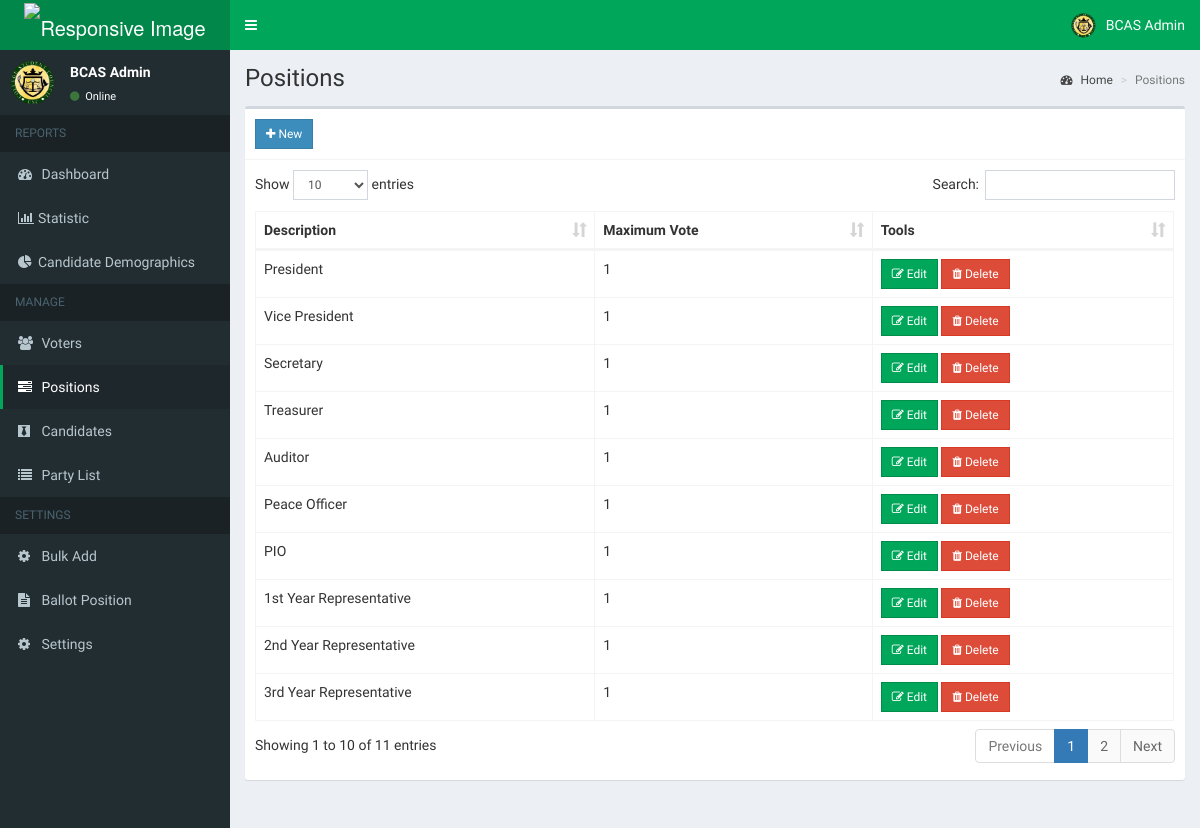
Page /admin/positions.php (signed in) on the committed database.
### tables this page shows
CREATE TABLE `positions` (
  `id` int(11) NOT NULL,
  `description` varchar(50) NOT NULL,
  `max_vote` int(11) NOT NULL,
  `priority` int(11) NOT NULL
);

### admin/includes/session.php (called while the page is built, shortened)
<?php
	include 'includes/conn.php';
	$sql = "SELECT * FROM admin WHERE id = '".$_SESSION['admin']."'";
	$query = $conn->query($sql);
	$user = $query->fetch_assoc();
?>

### admin/positions.php (the view, shortened to what this page needs)
<?php include 'includes/session.php'; ?>
<?php include 'includes/header.php'; ?>
<body class="hold-transition skin-green sidebar-mini">
<div class="wrapper">
  <?php include 'includes/navbar.php'; ?>
  <?php include 'includes/menubar.php'; ?>
  <div class="content-wrapper">
    <section class="content-header">
      <h1>
        Positions
      </h1>
      <ol class="breadcrumb">
        <li><a href="#"><i class="fa fa-dashboard"></i> Home</a></li>
        <li class="active">Positions</li>
      </ol>
    </section>
    <section class="content">
      <div class="row">
        <div class="col-xs-12">
          <div class="box">
            <div class="box-header with-border">
              <a href="#addnew" data-toggle="modal" class="btn btn-primary btn-sm btn-flat"><i class="fa fa-plus"></i> New</a>
            </div>
            <div class="box-body">
              <table id="example1" class="table table-bordered">
                <thead>
                  <th>Description</th>
                  <th>Maximum Vote</th>
                  <th>Tools</th>
                </thead>
                <tbody>
                  <?php
                    $sql = "SELECT * FROM positions ORDER BY priority ASC";
                    $query = $conn->query($sql);
                    while($row = $query->fetch_assoc()){
                      echo "
                        <tr>
                          <td class='hidden'></td>
                          <td>".$row['description']."</td>
                          <td>".$row['max_vote']."</td>
                          <td>
                            <button class='btn btn-success btn-sm edit btn-flat' data-id='".$row['id']."'><i class='fa fa-edit'></i> Edit</button>
                            <button class='btn btn-danger btn-sm delete btn-flat' data-id='".$row['id']."'><i class='fa fa-trash'></i> Delete</button>
                          </td>
                        </tr>
                      ";
                    }
                  ?>
                </tbody>
              </table>
            </div>
          </div>
        </div>
      </div>
    </section>
  </div>
</div>
</body>
</html>

### admin/includes/header.php (shortened to what this page needs)
<!DOCTYPE html>
<html>
<head>
  	<link rel="stylesheet" href="../bower_components/bootstrap/dist/css/bootstrap.min.css">
    <link rel="stylesheet" href="../plugins/iCheck/all.css">
  	<link rel="stylesheet" href="../bower_components/font-awesome/css/font-awesome.min.css">
  	<link rel="stylesheet" href="../dist/css/AdminLTE.min.css">
    <link rel="stylesheet" href="../bower_components/datatables.net-bs/css/dataTables.bootstrap.min.css">
    <link rel="stylesheet" href="../bower_components/bootstrap-daterangepicker/daterangepicker.css">
    <link rel="stylesheet" href="../plugins/timepicker/bootstrap-timepicker.min.css">
    <link rel="stylesheet" href="../bower_components/bootstrap-datepicker/dist/css/bootstrap-datepicker.min.css">
    <link rel="stylesheet" href="../dist/css/skins/_all-skins.min.css">
</head>

### admin/includes/navbar.php (shortened to what this page needs)
<header class="main-header">
  <a href="#" class="logo">
    <span class="logo-lg"><img src="../images/banner.png" class="img-fluid" alt="Responsive Image" width="75%" height="auto"></span>
  </a>
  <nav class="navbar navbar-static-top">
    <a href="#" class="sidebar-toggle" data-toggle="push-menu" role="button">
    </a>
    <div class="navbar-custom-menu">
      <ul class="nav navbar-nav">
        <li class="dropdown user user-menu">
          <a href="#" class="dropdown-toggle" data-toggle="dropdown">
            <img src="<?php echo (!empty($user['photo'])) ? '../images/'.$user['photo'] : '../images/profile.jpg'; ?>" class="user-image" alt="User Image">
            <span class="hidden-xs"><?php echo $user['firstname'].' '.$user['lastname']; ?></span>
          </a>
        </li>
      </ul>
    </div>
  </nav>
</header>

### admin/includes/menubar.php (shortened to what this page needs)
<aside class="main-sidebar">
  <section class="sidebar">
    <div class="user-panel">
      <div class="pull-left image">
        <img src="<?php echo (!empty($user['photo'])) ? '../images/'.$user['photo'] : '../images/profile.jpg'; ?>" class="img-circle" alt="User Image">
      </div>
      <div class="pull-left info">
        <p><?php echo $user['firstname'].' '.$user['lastname']; ?></p>
        <a><i class="fa fa-circle text-success"></i> Online</a>
      </div>
    </div>
    <ul class="sidebar-menu" data-widget="tree">
      <li class="header">REPORTS</li>
      <li class=""><a href="home.php"><i class="fa fa-dashboard"></i> <span>Dashboard</span></a></li>
      <li class=""><a href="ScoreBoard.php"><i class="fa fa-bar-chart"></i><span>Statistic</span></a></li>
      <li class=""><a href="CandidateDemographics.php"><i class="fa fa-pie-chart"></i><span>Candidate Demographics</span></a></li>
      <li class="header">MANAGE</li>
      <li class=""><a href="voters.php"><i class="fa fa-users"></i> <span>Voters</span></a></li>
      <li class=""><a href="positions.php"><i class="fa fa-tasks"></i> <span>Positions</span></a></li>
      <li class=""><a href="candidates.php" id="candidates_tab"><i class="fa fa-black-tie"></i> <span>Candidates</span></a></li>
      <li class=""><a href="partylist.php"><i class="fa fa-list"></i> <span>Party List</span></a></li>
      <li class="header">SETTINGS</li>
      <li class=""><a href="bulk_import.php"><i class="fa fa-cog"></i> <span>Bulk Add</span></a></li>
      <li class=""><a href="ballot.php"><i class="fa fa-file-text"></i> <span>Ballot Position</span></a></li>
      <li class=""><a href="settings.php"><i class="fa fa-cog"></i> <span>Settings</span></a></li>
    </ul>
  </section>
</aside>

### rows in the picture
positions: description "President", max_vote "1"
positions: description "Vice President", max_vote "1"
positions: description "Secretary", max_vote "1"
positions: description "Treasurer", max_vote "1"
positions: description "Auditor", max_vote "1"
positions: description "Peace Officer", max_vote "1"
positions: description "PIO", max_vote "1"
positions: description "1st Year Representative", max_vote "1"
positions: description "2nd Year Representative", max_vote "1"
positions: description "3rd Year Representative", max_vote "1"

### other values in the picture
$user['firstname'] "BCAS"
$user['lastname'] "Admin"
